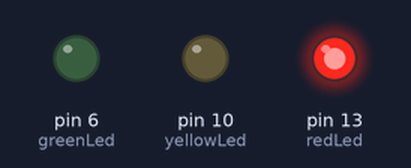
A program run on a simulated Arduino Uno, built with avr-gcc and run on an emulated ATmega328P. On the bench: output pins drawn as LEDs (lit = HIGH). What the program prints to the serial monitor is not drawn.

Above: at 1.5 s.
At 3.5 s:
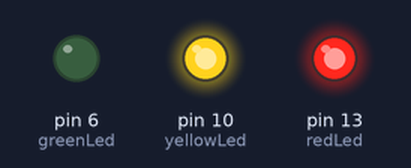
At 5.0 s:
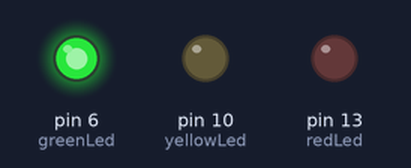
At 6.5 s:
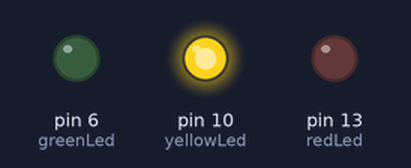
Timing chart, 0 to 9.1 s (numbered marks = the images above):
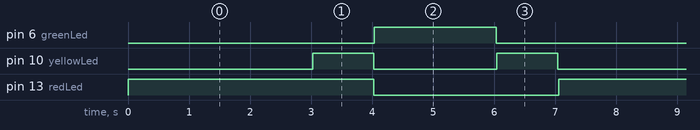

Measured:
- by itself, pin 6 (greenLed): alternates HIGH for 2.0 s and LOW for 5.0 s
- by itself, pin 10 (yellowLed): repeats every 7.0 s: LOW 2.0 s, HIGH 1.0 s, LOW 3.0 s, HIGH 1.0 s
- by itself, pin 13 (redLed): alternates HIGH for 4.0 s and LOW for 3.0 s

The program:

main.cpp
```cpp
#include <Arduino.h>
#define redLed 13
#define yellowLed 10
#define greenLed 6
#define oneSecond 1000

String mode = "normal";
int trafficLightState = 0;
uint32_t millisState = 0;

void turnOnLed(const int& led){
  digitalWrite(led, HIGH);
}

bool isLedOn(const uint8_t& led){
  return digitalRead(led);
}

void turnOffLed(const int& led){
  digitalWrite(led, LOW);
}

void normalWork();
void trafficLightWorking(){
  if (mode == "normal")
    normalWork();

}

void setup() {
  pinMode(redLed, OUTPUT);
  pinMode(yellowLed, OUTPUT);
  pinMode(greenLed, OUTPUT);
  Serial.begin(9600);
}

void loop() {
  trafficLightWorking();
}


uint32_t passedTime();
void normalWork(){
  uint8_t times[] = {3, 1, 2, 1};
Serial.println(passedTime());
  switch (trafficLightState)
  {
    case 0:
      Serial.println("state 1");
      turnOnLed(redLed);
      if (passedTime() > times[trafficLightState] * oneSecond)
      {
        trafficLightState = 1;
        millisState = millis();
      }
      break;
    case 1:
      Serial.println("State 2");
      turnOnLed(yellowLed);
      if (passedTime() > times[trafficLightState] * oneSecond)
      {
        turnOffLed(redLed);
        turnOffLed(yellowLed);
        trafficLightState = 2;
        millisState = millis();
      }
      break;
    case 2:
      Serial.println("State 3");
      turnOnLed(greenLed);
      if (passedTime() > times[trafficLightState] * oneSecond)
      {
        turnOffLed(greenLed);
        trafficLightState = 3;
        millisState = millis();
      }
      break;
    case 3:
      Serial.println("State 4");
      turnOnLed(yellowLed);
      if (passedTime() > times[trafficLightState] * oneSecond)
      {
        turnOffLed(yellowLed);
        trafficLightState = 0;
        millisState = millis();
      }
      break;
    default:
      break;
  }
}

uint32_t passedTime(){
  return millis() - millisState;
}
```
